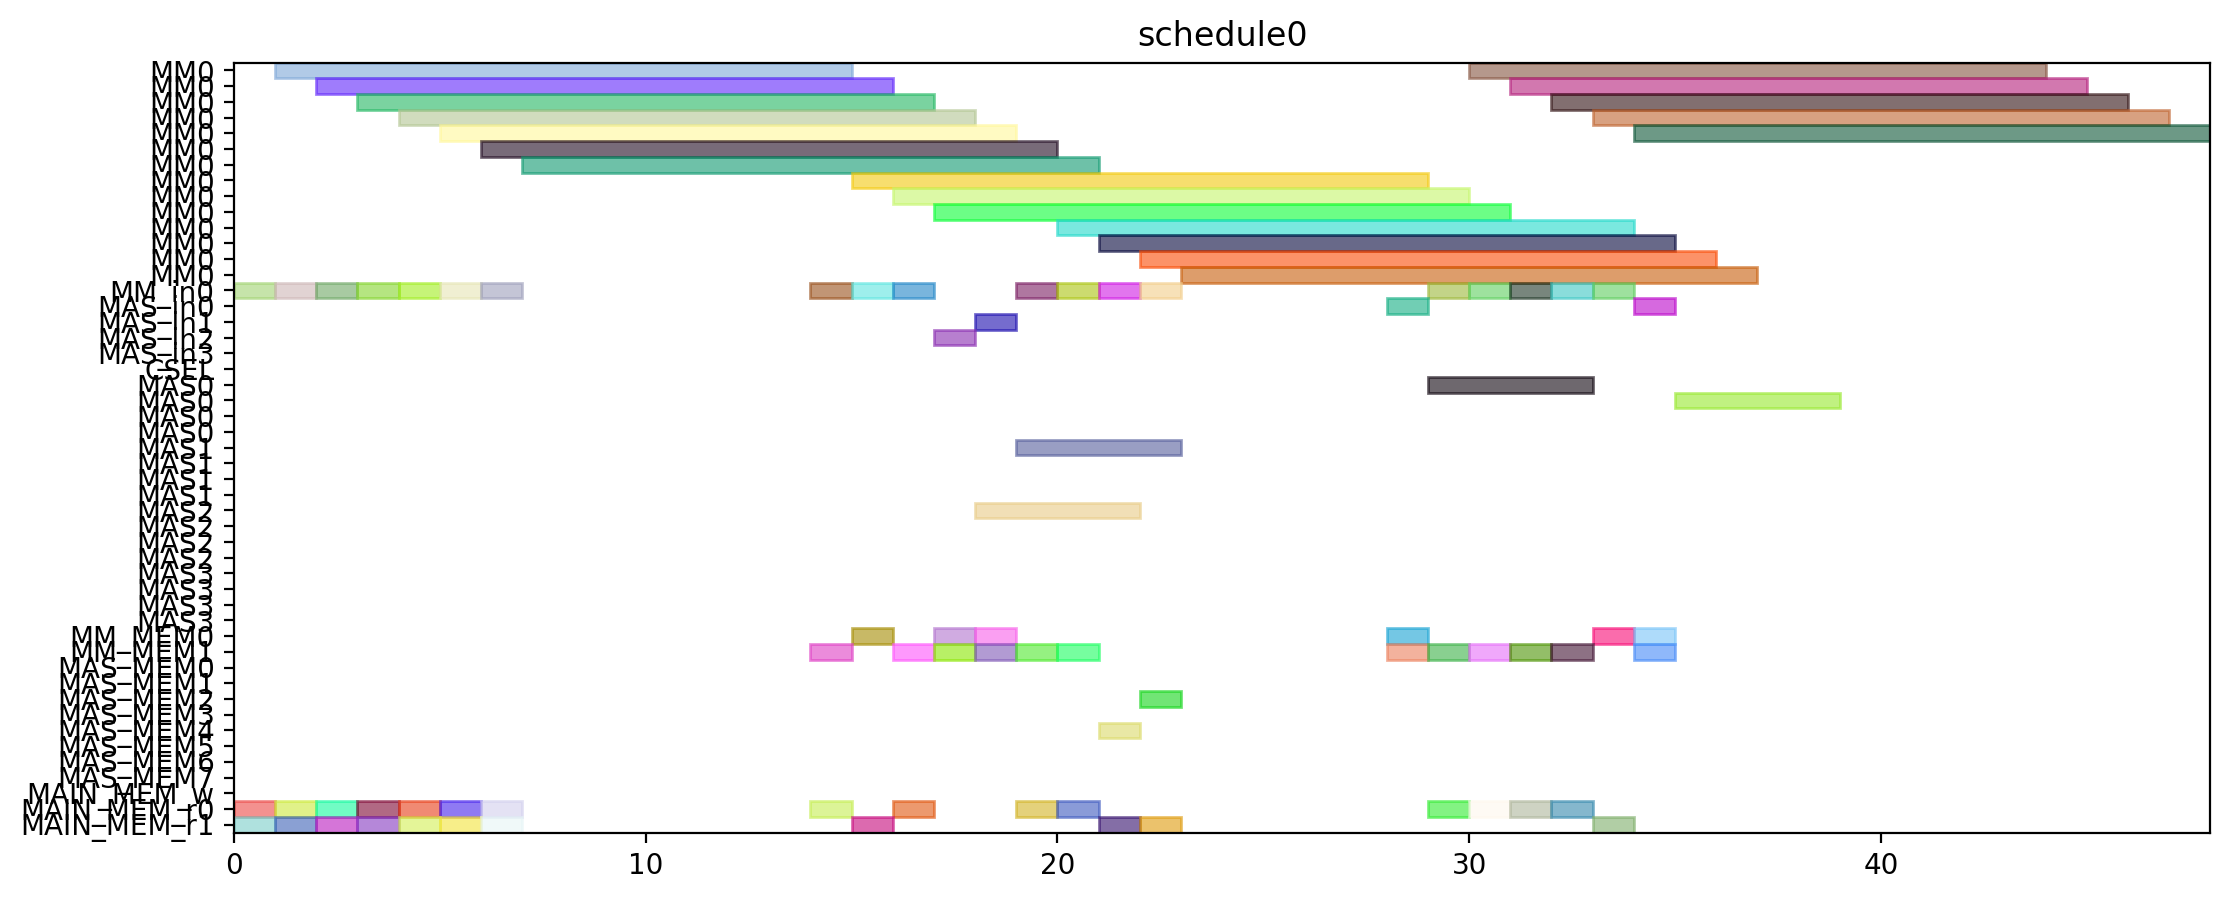

Source code (Python):
from pyschedule import Scenario, solvers, plotters, alt


def solve():
	horizon = 120
	S = Scenario("schedule0", horizon=horizon)

	# resource
	MM = S.Resources('MM', num=1, size=14)
	MM_in = S.Resources('MM_in', num=1)
	MAS_in = S.Resources('MAS_in', num=4)
	CSEL = S.Resource('CSEL')
	MAS = S.Resources('MAS', num=4, size=4, periods=range(1, horizon))
	MM_MEM = S.Resources('MM_MEM', num=2)
	MAS_MEM = S.Resources('MAS_MEM', num=8)
	MAIN_MEM_w = S.Resource('MAIN_MEM_w', size=1)
	MAIN_MEM_r = S.Resources('MAIN_MEM_r', num=2)

	# result of previous scheduling

	# new tasks
	Z_exp2 = S.Task('Z_exp2', length=14, delay_cost=1)
	Z_exp2 += alt(MM)
	Z_exp2_in = S.Task('Z_exp2_in', length=1, delay_cost=1)
	Z_exp2_in += alt(MM_in)
	S += Z_exp2_in*MM_in[0]<=Z_exp2*MM[0]
	Z_exp2_mem0 = S.Task('Z_exp2_mem0', length=1, delay_cost=1)
	Z_exp2_mem0 += MAIN_MEM_r[0]
	S += Z_exp2_mem0 <= Z_exp2

	Z_exp2_mem1 = S.Task('Z_exp2_mem1', length=1, delay_cost=1)
	Z_exp2_mem1 += MAIN_MEM_r[1]
	S += Z_exp2_mem1 <= Z_exp2

	NX0 = S.Task('NX0', length=14, delay_cost=1)
	NX0 += alt(MM)
	NX0_in = S.Task('NX0_in', length=1, delay_cost=1)
	NX0_in += alt(MM_in)
	S += NX0_in*MM_in[0]<=NX0*MM[0]
	NX0_mem0 = S.Task('NX0_mem0', length=1, delay_cost=1)
	NX0_mem0 += MAIN_MEM_r[0]
	S += NX0_mem0 <= NX0

	NX0_mem1 = S.Task('NX0_mem1', length=1, delay_cost=1)
	NX0_mem1 += MAIN_MEM_r[1]
	S += NX0_mem1 <= NX0

	k0_10_Z1 = S.Task('k0_10_Z1', length=14, delay_cost=1)
	k0_10_Z1 += alt(MM)
	k0_10_Z1_in = S.Task('k0_10_Z1_in', length=1, delay_cost=1)
	k0_10_Z1_in += alt(MM_in)
	S += k0_10_Z1_in*MM_in[0]<=k0_10_Z1*MM[0]
	k0_10_Z1_mem0 = S.Task('k0_10_Z1_mem0', length=1, delay_cost=1)
	k0_10_Z1_mem0 += MAIN_MEM_r[0]
	S += k0_10_Z1_mem0 <= k0_10_Z1

	k0_10_Z1_mem1 = S.Task('k0_10_Z1_mem1', length=1, delay_cost=1)
	k0_10_Z1_mem1 += MAIN_MEM_r[1]
	S += k0_10_Z1_mem1 <= k0_10_Z1

	DX0 = S.Task('DX0', length=14, delay_cost=1)
	DX0 += alt(MM)
	DX0_in = S.Task('DX0_in', length=1, delay_cost=1)
	DX0_in += alt(MM_in)
	S += DX0_in*MM_in[0]<=DX0*MM[0]
	DX0_mem0 = S.Task('DX0_mem0', length=1, delay_cost=1)
	DX0_mem0 += MAIN_MEM_r[0]
	S += DX0_mem0 <= DX0

	DX0_mem1 = S.Task('DX0_mem1', length=1, delay_cost=1)
	DX0_mem1 += MAIN_MEM_r[1]
	S += DX0_mem1 <= DX0

	NY0 = S.Task('NY0', length=14, delay_cost=1)
	NY0 += alt(MM)
	NY0_in = S.Task('NY0_in', length=1, delay_cost=1)
	NY0_in += alt(MM_in)
	S += NY0_in*MM_in[0]<=NY0*MM[0]
	NY0_mem0 = S.Task('NY0_mem0', length=1, delay_cost=1)
	NY0_mem0 += MAIN_MEM_r[0]
	S += NY0_mem0 <= NY0

	NY0_mem1 = S.Task('NY0_mem1', length=1, delay_cost=1)
	NY0_mem1 += MAIN_MEM_r[1]
	S += NY0_mem1 <= NY0

	k2_14_Z1 = S.Task('k2_14_Z1', length=14, delay_cost=1)
	k2_14_Z1 += alt(MM)
	k2_14_Z1_in = S.Task('k2_14_Z1_in', length=1, delay_cost=1)
	k2_14_Z1_in += alt(MM_in)
	S += k2_14_Z1_in*MM_in[0]<=k2_14_Z1*MM[0]
	k2_14_Z1_mem0 = S.Task('k2_14_Z1_mem0', length=1, delay_cost=1)
	k2_14_Z1_mem0 += MAIN_MEM_r[0]
	S += k2_14_Z1_mem0 <= k2_14_Z1

	k2_14_Z1_mem1 = S.Task('k2_14_Z1_mem1', length=1, delay_cost=1)
	k2_14_Z1_mem1 += MAIN_MEM_r[1]
	S += k2_14_Z1_mem1 <= k2_14_Z1

	DY0 = S.Task('DY0', length=14, delay_cost=1)
	DY0 += alt(MM)
	DY0_in = S.Task('DY0_in', length=1, delay_cost=1)
	DY0_in += alt(MM_in)
	S += DY0_in*MM_in[0]<=DY0*MM[0]
	DY0_mem0 = S.Task('DY0_mem0', length=1, delay_cost=1)
	DY0_mem0 += MAIN_MEM_r[0]
	S += DY0_mem0 <= DY0

	DY0_mem1 = S.Task('DY0_mem1', length=1, delay_cost=1)
	DY0_mem1 += MAIN_MEM_r[1]
	S += DY0_mem1 <= DY0

	Z_exp3 = S.Task('Z_exp3', length=14, delay_cost=1)
	Z_exp3 += alt(MM)
	Z_exp3_in = S.Task('Z_exp3_in', length=1, delay_cost=1)
	Z_exp3_in += alt(MM_in)
	S += Z_exp3_in*MM_in[0]<=Z_exp3*MM[0]
	Z_exp3_mem0 = S.Task('Z_exp3_mem0', length=1, delay_cost=1)
	Z_exp3_mem0 += alt(MM_MEM)
	S += (Z_exp2*MM[0])-1 < Z_exp3_mem0*MM_MEM[0]
	S += Z_exp3_mem0 <= Z_exp3

	Z_exp3_mem1 = S.Task('Z_exp3_mem1', length=1, delay_cost=1)
	Z_exp3_mem1 += MAIN_MEM_r[1]
	S += Z_exp3_mem1 <= Z_exp3

	NX1_ = S.Task('NX1_', length=4, delay_cost=1)
	NX1_ += alt(MAS)
	NX1__in = S.Task('NX1__in', length=1, delay_cost=1)
	NX1__in += alt(MAS_in)
	S += NX1__in*MAS_in[0]<=NX1_*MAS[0]

	S += NX1__in*MAS_in[1]<=NX1_*MAS[1]

	S += NX1__in*MAS_in[2]<=NX1_*MAS[2]

	S += NX1__in*MAS_in[3]<=NX1_*MAS[3]

	NX1__mem0 = S.Task('NX1__mem0', length=1, delay_cost=1)
	NX1__mem0 += alt(MM_MEM)
	S += (NX0*MM[0])-1 < NX1__mem0*MM_MEM[0]
	S += NX1__mem0 <= NX1_

	NX1__mem1 = S.Task('NX1__mem1', length=1, delay_cost=1)
	NX1__mem1 += alt(MM_MEM)
	S += (k0_10_Z1*MM[0])-1 < NX1__mem1*MM_MEM[1]
	S += NX1__mem1 <= NX1_

	k0_9_Z2 = S.Task('k0_9_Z2', length=14, delay_cost=1)
	k0_9_Z2 += alt(MM)
	k0_9_Z2_in = S.Task('k0_9_Z2_in', length=1, delay_cost=1)
	k0_9_Z2_in += alt(MM_in)
	S += k0_9_Z2_in*MM_in[0]<=k0_9_Z2*MM[0]
	k0_9_Z2_mem0 = S.Task('k0_9_Z2_mem0', length=1, delay_cost=1)
	k0_9_Z2_mem0 += MAIN_MEM_r[0]
	S += k0_9_Z2_mem0 <= k0_9_Z2

	k0_9_Z2_mem1 = S.Task('k0_9_Z2_mem1', length=1, delay_cost=1)
	k0_9_Z2_mem1 += alt(MM_MEM)
	S += (Z_exp2*MM[0])-1 < k0_9_Z2_mem1*MM_MEM[1]
	S += k0_9_Z2_mem1 <= k0_9_Z2

	k1_9_Z2 = S.Task('k1_9_Z2', length=14, delay_cost=1)
	k1_9_Z2 += alt(MM)
	k1_9_Z2_in = S.Task('k1_9_Z2_in', length=1, delay_cost=1)
	k1_9_Z2_in += alt(MM_in)
	S += k1_9_Z2_in*MM_in[0]<=k1_9_Z2*MM[0]
	k1_9_Z2_mem0 = S.Task('k1_9_Z2_mem0', length=1, delay_cost=1)
	k1_9_Z2_mem0 += MAIN_MEM_r[0]
	S += k1_9_Z2_mem0 <= k1_9_Z2

	k1_9_Z2_mem1 = S.Task('k1_9_Z2_mem1', length=1, delay_cost=1)
	k1_9_Z2_mem1 += alt(MM_MEM)
	S += (Z_exp2*MM[0])-1 < k1_9_Z2_mem1*MM_MEM[1]
	S += k1_9_Z2_mem1 <= k1_9_Z2

	NY1_ = S.Task('NY1_', length=4, delay_cost=1)
	NY1_ += alt(MAS)
	NY1__in = S.Task('NY1__in', length=1, delay_cost=1)
	NY1__in += alt(MAS_in)
	S += NY1__in*MAS_in[0]<=NY1_*MAS[0]

	S += NY1__in*MAS_in[1]<=NY1_*MAS[1]

	S += NY1__in*MAS_in[2]<=NY1_*MAS[2]

	S += NY1__in*MAS_in[3]<=NY1_*MAS[3]

	NY1__mem0 = S.Task('NY1__mem0', length=1, delay_cost=1)
	NY1__mem0 += alt(MM_MEM)
	S += (NY0*MM[0])-1 < NY1__mem0*MM_MEM[0]
	S += NY1__mem0 <= NY1_

	NY1__mem1 = S.Task('NY1__mem1', length=1, delay_cost=1)
	NY1__mem1 += alt(MM_MEM)
	S += (k2_14_Z1*MM[0])-1 < NY1__mem1*MM_MEM[1]
	S += NY1__mem1 <= NY1_

	k2_13_Z2 = S.Task('k2_13_Z2', length=14, delay_cost=1)
	k2_13_Z2 += alt(MM)
	k2_13_Z2_in = S.Task('k2_13_Z2_in', length=1, delay_cost=1)
	k2_13_Z2_in += alt(MM_in)
	S += k2_13_Z2_in*MM_in[0]<=k2_13_Z2*MM[0]
	k2_13_Z2_mem0 = S.Task('k2_13_Z2_mem0', length=1, delay_cost=1)
	k2_13_Z2_mem0 += MAIN_MEM_r[0]
	S += k2_13_Z2_mem0 <= k2_13_Z2

	k2_13_Z2_mem1 = S.Task('k2_13_Z2_mem1', length=1, delay_cost=1)
	k2_13_Z2_mem1 += alt(MM_MEM)
	S += (Z_exp2*MM[0])-1 < k2_13_Z2_mem1*MM_MEM[1]
	S += k2_13_Z2_mem1 <= k2_13_Z2

	k3_14_Z2 = S.Task('k3_14_Z2', length=14, delay_cost=1)
	k3_14_Z2 += alt(MM)
	k3_14_Z2_in = S.Task('k3_14_Z2_in', length=1, delay_cost=1)
	k3_14_Z2_in += alt(MM_in)
	S += k3_14_Z2_in*MM_in[0]<=k3_14_Z2*MM[0]
	k3_14_Z2_mem0 = S.Task('k3_14_Z2_mem0', length=1, delay_cost=1)
	k3_14_Z2_mem0 += MAIN_MEM_r[0]
	S += k3_14_Z2_mem0 <= k3_14_Z2

	k3_14_Z2_mem1 = S.Task('k3_14_Z2_mem1', length=1, delay_cost=1)
	k3_14_Z2_mem1 += alt(MM_MEM)
	S += (Z_exp2*MM[0])-1 < k3_14_Z2_mem1*MM_MEM[1]
	S += k3_14_Z2_mem1 <= k3_14_Z2

	Z_exp4 = S.Task('Z_exp4', length=14, delay_cost=1)
	Z_exp4 += alt(MM)
	Z_exp4_in = S.Task('Z_exp4_in', length=1, delay_cost=1)
	Z_exp4_in += alt(MM_in)
	S += Z_exp4_in*MM_in[0]<=Z_exp4*MM[0]
	Z_exp4_mem0 = S.Task('Z_exp4_mem0', length=1, delay_cost=1)
	Z_exp4_mem0 += alt(MM_MEM)
	S += (Z_exp3*MM[0])-1 < Z_exp4_mem0*MM_MEM[0]
	S += Z_exp4_mem0 <= Z_exp4

	Z_exp4_mem1 = S.Task('Z_exp4_mem1', length=1, delay_cost=1)
	Z_exp4_mem1 += MAIN_MEM_r[1]
	S += Z_exp4_mem1 <= Z_exp4

	NX1 = S.Task('NX1', length=14, delay_cost=1)
	NX1 += alt(MM)
	NX1_in = S.Task('NX1_in', length=1, delay_cost=1)
	NX1_in += alt(MM_in)
	S += NX1_in*MM_in[0]<=NX1*MM[0]
	NX1_mem0 = S.Task('NX1_mem0', length=1, delay_cost=1)
	NX1_mem0 += alt(MAS_MEM)
	S += (NX1_*MAS[0])-1 < NX1_mem0*MAS_MEM[0]
	S += (NX1_*MAS[1])-1 < NX1_mem0*MAS_MEM[2]
	S += (NX1_*MAS[2])-1 < NX1_mem0*MAS_MEM[4]
	S += (NX1_*MAS[3])-1 < NX1_mem0*MAS_MEM[6]
	S += NX1_mem0 <= NX1

	NX1_mem1 = S.Task('NX1_mem1', length=1, delay_cost=1)
	NX1_mem1 += MAIN_MEM_r[1]
	S += NX1_mem1 <= NX1

	k0_8_Z3 = S.Task('k0_8_Z3', length=14, delay_cost=1)
	k0_8_Z3 += alt(MM)
	k0_8_Z3_in = S.Task('k0_8_Z3_in', length=1, delay_cost=1)
	k0_8_Z3_in += alt(MM_in)
	S += k0_8_Z3_in*MM_in[0]<=k0_8_Z3*MM[0]
	k0_8_Z3_mem0 = S.Task('k0_8_Z3_mem0', length=1, delay_cost=1)
	k0_8_Z3_mem0 += MAIN_MEM_r[0]
	S += k0_8_Z3_mem0 <= k0_8_Z3

	k0_8_Z3_mem1 = S.Task('k0_8_Z3_mem1', length=1, delay_cost=1)
	k0_8_Z3_mem1 += alt(MM_MEM)
	S += (Z_exp3*MM[0])-1 < k0_8_Z3_mem1*MM_MEM[1]
	S += k0_8_Z3_mem1 <= k0_8_Z3

	DX1_ = S.Task('DX1_', length=4, delay_cost=1)
	DX1_ += alt(MAS)
	DX1__in = S.Task('DX1__in', length=1, delay_cost=1)
	DX1__in += alt(MAS_in)
	S += DX1__in*MAS_in[0]<=DX1_*MAS[0]

	S += DX1__in*MAS_in[1]<=DX1_*MAS[1]

	S += DX1__in*MAS_in[2]<=DX1_*MAS[2]

	S += DX1__in*MAS_in[3]<=DX1_*MAS[3]

	DX1__mem0 = S.Task('DX1__mem0', length=1, delay_cost=1)
	DX1__mem0 += alt(MM_MEM)
	S += (DX0*MM[0])-1 < DX1__mem0*MM_MEM[0]
	S += DX1__mem0 <= DX1_

	DX1__mem1 = S.Task('DX1__mem1', length=1, delay_cost=1)
	DX1__mem1 += alt(MM_MEM)
	S += (k1_9_Z2*MM[0])-1 < DX1__mem1*MM_MEM[1]
	S += DX1__mem1 <= DX1_

	k1_8_Z3 = S.Task('k1_8_Z3', length=14, delay_cost=1)
	k1_8_Z3 += alt(MM)
	k1_8_Z3_in = S.Task('k1_8_Z3_in', length=1, delay_cost=1)
	k1_8_Z3_in += alt(MM_in)
	S += k1_8_Z3_in*MM_in[0]<=k1_8_Z3*MM[0]
	k1_8_Z3_mem0 = S.Task('k1_8_Z3_mem0', length=1, delay_cost=1)
	k1_8_Z3_mem0 += MAIN_MEM_r[0]
	S += k1_8_Z3_mem0 <= k1_8_Z3

	k1_8_Z3_mem1 = S.Task('k1_8_Z3_mem1', length=1, delay_cost=1)
	k1_8_Z3_mem1 += alt(MM_MEM)
	S += (Z_exp3*MM[0])-1 < k1_8_Z3_mem1*MM_MEM[1]
	S += k1_8_Z3_mem1 <= k1_8_Z3

	NY1 = S.Task('NY1', length=14, delay_cost=1)
	NY1 += alt(MM)
	NY1_in = S.Task('NY1_in', length=1, delay_cost=1)
	NY1_in += alt(MM_in)
	S += NY1_in*MM_in[0]<=NY1*MM[0]
	NY1_mem0 = S.Task('NY1_mem0', length=1, delay_cost=1)
	NY1_mem0 += alt(MAS_MEM)
	S += (NY1_*MAS[0])-1 < NY1_mem0*MAS_MEM[0]
	S += (NY1_*MAS[1])-1 < NY1_mem0*MAS_MEM[2]
	S += (NY1_*MAS[2])-1 < NY1_mem0*MAS_MEM[4]
	S += (NY1_*MAS[3])-1 < NY1_mem0*MAS_MEM[6]
	S += NY1_mem0 <= NY1

	NY1_mem1 = S.Task('NY1_mem1', length=1, delay_cost=1)
	NY1_mem1 += MAIN_MEM_r[1]
	S += NY1_mem1 <= NY1

	k2_12_Z3 = S.Task('k2_12_Z3', length=14, delay_cost=1)
	k2_12_Z3 += alt(MM)
	k2_12_Z3_in = S.Task('k2_12_Z3_in', length=1, delay_cost=1)
	k2_12_Z3_in += alt(MM_in)
	S += k2_12_Z3_in*MM_in[0]<=k2_12_Z3*MM[0]
	k2_12_Z3_mem0 = S.Task('k2_12_Z3_mem0', length=1, delay_cost=1)
	k2_12_Z3_mem0 += MAIN_MEM_r[0]
	S += k2_12_Z3_mem0 <= k2_12_Z3

	k2_12_Z3_mem1 = S.Task('k2_12_Z3_mem1', length=1, delay_cost=1)
	k2_12_Z3_mem1 += alt(MM_MEM)
	S += (Z_exp3*MM[0])-1 < k2_12_Z3_mem1*MM_MEM[1]
	S += k2_12_Z3_mem1 <= k2_12_Z3

	DY1_ = S.Task('DY1_', length=4, delay_cost=1)
	DY1_ += alt(MAS)
	DY1__in = S.Task('DY1__in', length=1, delay_cost=1)
	DY1__in += alt(MAS_in)
	S += DY1__in*MAS_in[0]<=DY1_*MAS[0]

	S += DY1__in*MAS_in[1]<=DY1_*MAS[1]

	S += DY1__in*MAS_in[2]<=DY1_*MAS[2]

	S += DY1__in*MAS_in[3]<=DY1_*MAS[3]

	DY1__mem0 = S.Task('DY1__mem0', length=1, delay_cost=1)
	DY1__mem0 += alt(MM_MEM)
	S += (DY0*MM[0])-1 < DY1__mem0*MM_MEM[0]
	S += DY1__mem0 <= DY1_

	DY1__mem1 = S.Task('DY1__mem1', length=1, delay_cost=1)
	DY1__mem1 += alt(MM_MEM)
	S += (k3_14_Z2*MM[0])-1 < DY1__mem1*MM_MEM[1]
	S += DY1__mem1 <= DY1_

	k3_13_Z3 = S.Task('k3_13_Z3', length=14, delay_cost=1)
	k3_13_Z3 += alt(MM)
	k3_13_Z3_in = S.Task('k3_13_Z3_in', length=1, delay_cost=1)
	k3_13_Z3_in += alt(MM_in)
	S += k3_13_Z3_in*MM_in[0]<=k3_13_Z3*MM[0]
	k3_13_Z3_mem0 = S.Task('k3_13_Z3_mem0', length=1, delay_cost=1)
	k3_13_Z3_mem0 += MAIN_MEM_r[0]
	S += k3_13_Z3_mem0 <= k3_13_Z3

	k3_13_Z3_mem1 = S.Task('k3_13_Z3_mem1', length=1, delay_cost=1)
	k3_13_Z3_mem1 += alt(MM_MEM)
	S += (Z_exp3*MM[0])-1 < k3_13_Z3_mem1*MM_MEM[1]
	S += k3_13_Z3_mem1 <= k3_13_Z3

	solvers.mip.solve(S,msg=1,kind='CPLEX',ratio_gap=1.01)

	solution = [['hoge']*len(S.solution()[1]) for i in range(len(S.solution()))]
	for i in range(len(S.solution())):
		for j in range(len(S.solution()[i])):
			solution[i][j]=str(S.solution()[i][j])
	print(solution)

	cycles = int(solution[-1][3])

	pic_file_name = "/mnt/rose/usr1/fukuda/ABE/multiRAM_multiMAS_16mux/scheduling_result/stage14MM1_stage4MAS4/ISOGENY/schedule0.png"
	if(S.solution() != []):
		plotters.matplotlib.plot(S,img_filename=pic_file_name, show_task_labels=False, fig_size=(cycles*0.25+3, 5))

	return solution
